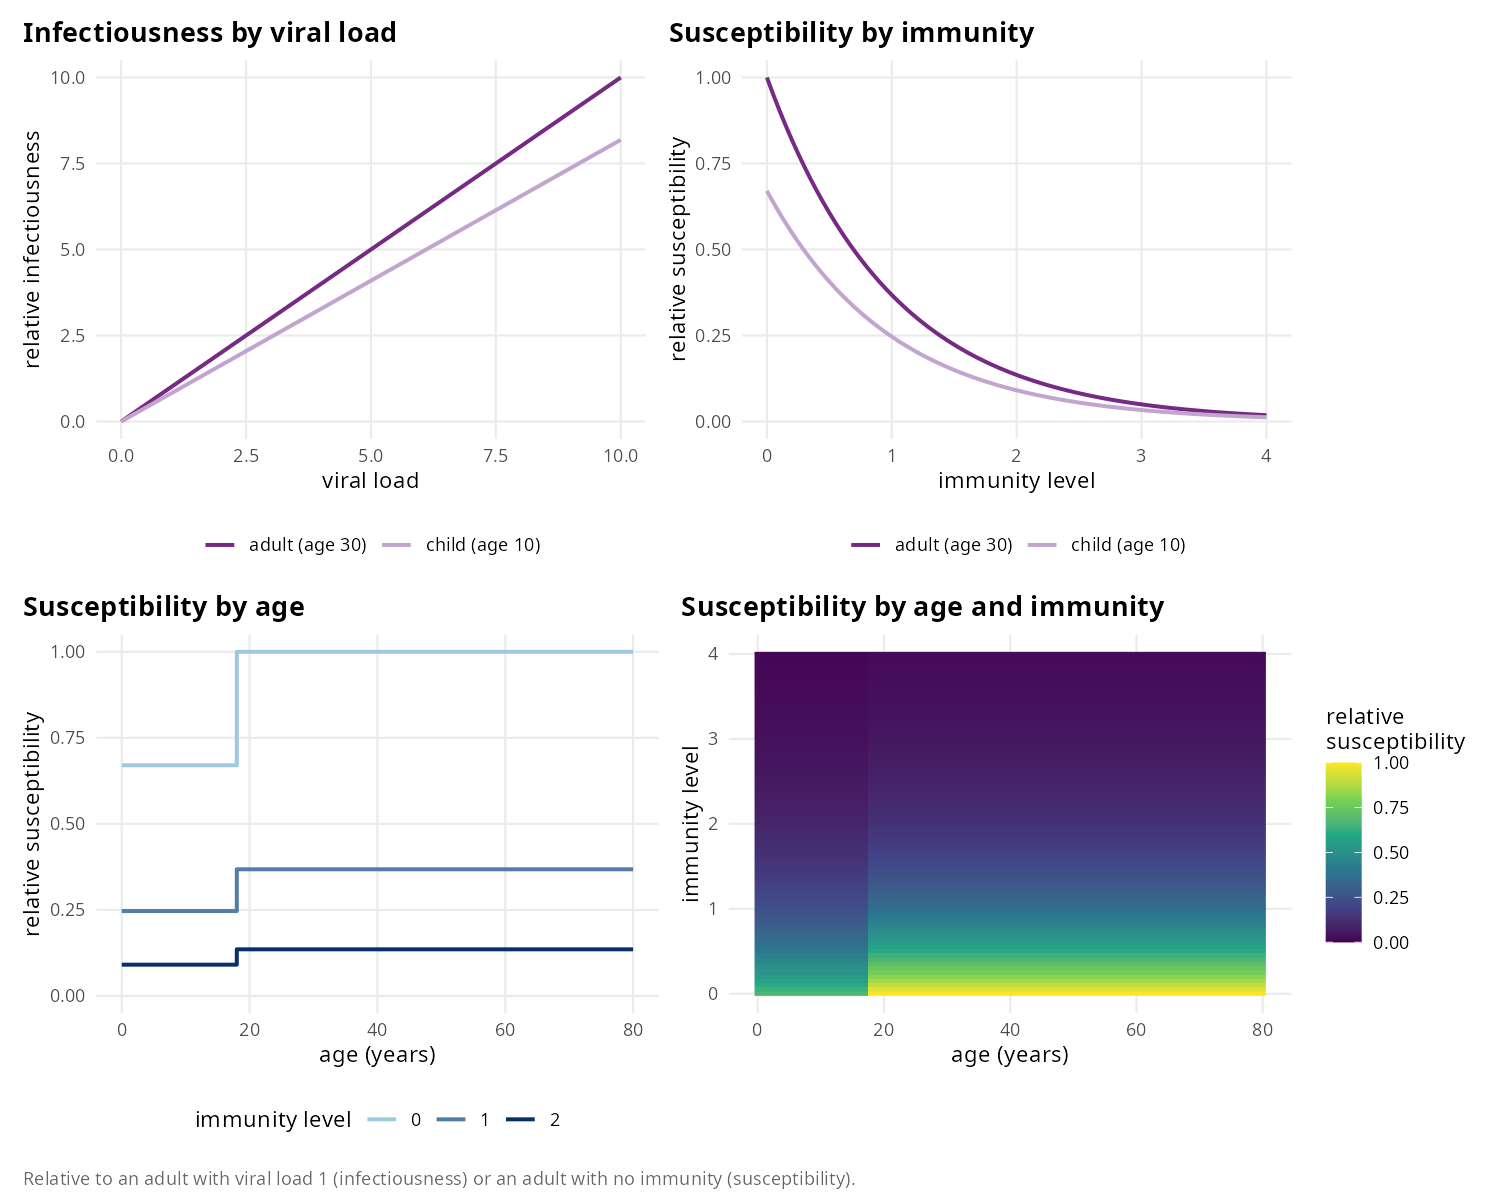

Reproduce this figure in R.
# Expected: relative infectiousness is proportional to viral load, a
# straight line through the origin, and children's is lower by the factor
# exp(child infectiousness score) = exp(-0.2), about 0.82, at every viral
# load, so the child line has a shallower slope.
# Relative susceptibility steps down at the adult age (18) for children by
# exp(child susceptibility score) = exp(-0.4), about 0.67, and falls
# exponentially with immunity level, as exp(-immunity), at every age, so
# age and immunity multiply and do not interact on the log scale.

source("reports/theme.R")
library(patchwork)

infectiousness <- read_draws("infectiousness")
infectiousness <- infectiousness[infectiousness$age %in% c(10, 30), ]
infectiousness$age_group <- ifelse(infectiousness$age < 18,
                                   "child (age 10)", "adult (age 30)")
susceptibility <- read_draws("susceptibility")

by_viral_load <- ggplot(infectiousness,
                        aes(viral_load, relative_infectiousness,
                            colour = age_group)) +
  geom_line() +
  scale_colour_age_group() +
  labs(x = "viral load", y = "relative infectiousness", colour = NULL,
       title = "Infectiousness by viral load")

by_age <- ggplot(susceptibility[susceptibility$immunity_level %in%
                                  c(0, 1, 2), ],
                 aes(age, relative_susceptibility,
                     colour = factor(immunity_level))) +
  geom_step() +
  scale_colour_immunity() +
  scale_y_continuous(limits = c(0, 1)) +
  labs(x = "age (years)", y = "relative susceptibility",
       colour = "immunity level", title = "Susceptibility by age")

by_immunity <- ggplot(susceptibility[susceptibility$age %in% c(10, 30), ],
                      aes(immunity_level, relative_susceptibility,
                          colour = ifelse(age < 18, "child (age 10)",
                                          "adult (age 30)"))) +
  geom_line() +
  scale_colour_age_group() +
  scale_y_continuous(limits = c(0, 1)) +
  labs(x = "immunity level", y = "relative susceptibility", colour = NULL,
       title = "Susceptibility by immunity")

by_age_and_immunity <- ggplot(susceptibility,
                              aes(age, immunity_level,
                                  fill = relative_susceptibility)) +
  geom_raster() +
  scale_fill_viridis_c(limits = c(0, 1)) +
  labs(x = "age (years)", y = "immunity level",
       fill = "relative\nsusceptibility",
       title = "Susceptibility by age and immunity") +
  theme(legend.position = "right")

figure <- (by_viral_load + by_immunity) / (by_age + by_age_and_immunity) +
  plot_annotation(caption = paste(
    "Relative to an adult with viral load 1 (infectiousness) or an adult",
    "with no immunity (susceptibility)."
  ))
save_figure(figure, "infectiousness_and_susceptibility", width = 10,
            height = 8)
